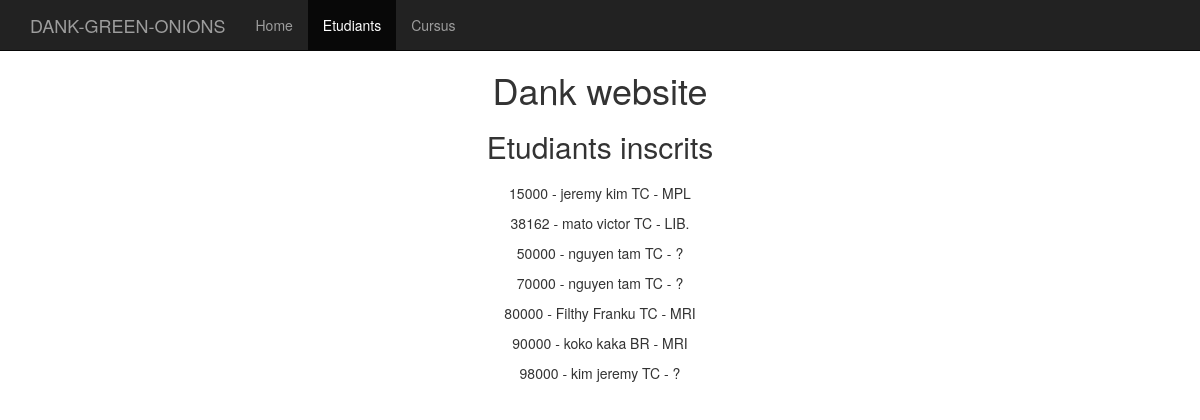
Screenshot of /etudiants.php with the database file from the repository.
### tables this page shows
CREATE TABLE `etudiant` (
  `numero` int(5) NOT NULL,
  `nom` varchar(25) NOT NULL,
  `prenom` varchar(25) NOT NULL,
  `admission` varchar(10) NOT NULL,
  `filiere` varchar(10) NOT NULL
);

### etudiants.php (the view, shortened to what this page needs)
<!DOCTYPE html>
<html>
<head>
  <link rel="stylesheet" type="text/css" href="css/style.css">
  <link href="css/bootstrap/css/bootstrap.min.css" rel="stylesheet">
</head>
<body>
  <div class="navbar navbar-inverse navbar-fixed-top">
  <div class="container">
    <div class="navbar-header">
      <a class="navbar-brand" href="index.php">DANK-GREEN-ONIONS</a>
    </div>
    <div class="collapse navbar-collapse">
      <ul class="nav navbar-nav">
        <li><a href="index.php">Home</a></li>
        <li class="active"><a href="etudiants.php">Etudiants</a></li>
        <li><a href="cursus.php">Cursus</a></li>
      </ul>
    </div>
  </div>
</div>
<div class="container">
  <div class="text-center">
    <h1>Dank website</h1>
    <h2>Etudiants inscrits</h2>
    <p class="lead">
<?php
$BDD = new PDO('mysql:host=localhost;dbname=projet lo07', 'root','', array(PDO::ATTR_ERRMODE => PDO::ERRMODE_EXCEPTION));
$reponse = $BDD->query('SELECT * FROM etudiant');
while ($etudiant = $reponse->fetch())
{
echo '<p>' . $etudiant['numero'] . ' - ' . $etudiant['nom'] . " " . $etudiant['prenom'] . " ". $etudiant['admission'] . ' - ' . $etudiant['filiere'] . '</p>';
}
?>
    </p>
  </div>
</div>
</body>
</html>

### css/style.css (style rules this page uses)
body { padding-top: 50px; }

### rows the page displays
etudiant: numero "15000", nom "jeremy", prenom "kim", admission "TC", filiere "MPL"
etudiant: numero "38162", nom "mato", prenom "victor", admission "TC", filiere "LIB."
etudiant: numero "50000", nom "nguyen", prenom "tam", admission "TC", filiere "?"
etudiant: numero "70000", nom "nguyen", prenom "tam", admission "TC", filiere "?"
etudiant: numero "80000", nom "Filthy", prenom "Franku", admission "TC", filiere "MRI"
etudiant: numero "90000", nom "koko", prenom "kaka", admission "BR", filiere "MRI"
etudiant: numero "98000", nom "kim", prenom "jeremy", admission "TC", filiere "?"
